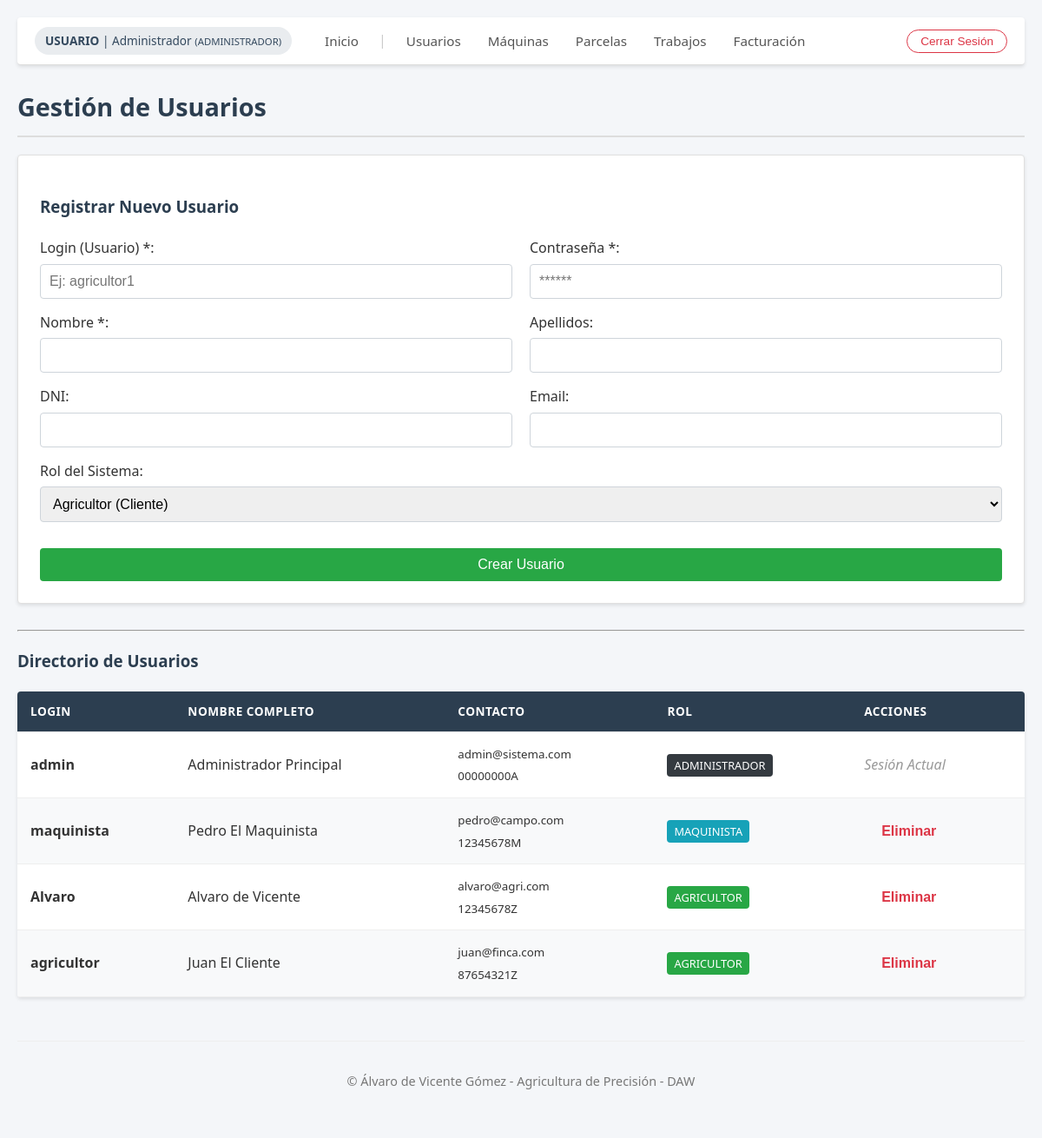
The app's page /gestion_usuarios.php (signed in) with its own data.
### tables this page shows
CREATE TABLE `usuarios` (
  `login` varchar(50) NOT NULL COMMENT 'Identificador único de acceso',
  `password` varchar(50) NOT NULL,
  `nombre` varchar(50) NOT NULL,
  `apellidos` varchar(100) NOT NULL,
  `dni` varchar(15) DEFAULT NULL,
  `email` varchar(100) DEFAULT NULL,
  `tipo` int(11) NOT NULL COMMENT '0=Admin, 1=Maquinista, 2=Agricultor',
  PRIMARY KEY (`login`)
);

### gestion_usuarios.php (the view, shortened to what this page needs)
<?php
require("conexion.php");
include("includes/header.php");
?>
<h1>Gestión de Usuarios</h1>
<div class="panel-formulario">
    <h3>Registrar Nuevo Usuario</h3>
    <form action="gestion_usuarios.php" method="POST">
        <div style="display:flex; gap:20px;">
            <div style="flex:1">
                <label>Login (Usuario) *:</label>
                <input type="text" name="login" placeholder="Ej: agricultor1" required>
            </div>
            <div style="flex:1">
                <label>Contraseña *:</label>
                <input type="password" name="password" placeholder="******" required>
            </div>
        </div>
        <div style="display:flex; gap:20px;">
            <div style="flex:1">
                <label>Nombre *:</label>
                <input type="text" name="nombre" required>
            </div>
            <div style="flex:1">
                <label>Apellidos:</label>
                <input type="text" name="apellidos">
            </div>
        </div>
        <div style="display:flex; gap:20px;">
            <div style="flex:1">
                <label>DNI:</label>
                <input type="text" name="dni">
            </div>
            <div style="flex:1">
                <label>Email:</label>
                <input type="email" name="email">
            </div>
        </div>
        <label>Rol del Sistema:</label>
        <select name="tipo">
            <option value="2">Agricultor (Cliente)</option>
        </select>
        <input type="submit" name="btn_guardar" value="Crear Usuario" style="width:100%; margin-top:15px;">
    </form>
</div>
<hr>
<h3>Directorio de Usuarios</h3>
<table>
    <thead>
        <tr>
            <th>Login</th>
            <th>Nombre Completo</th>
            <th>Contacto</th>
            <th>Rol</th>
            <th>Acciones</th>
        </tr>
    </thead>
    <tbody>
        <?php
        $sql = "SELECT * FROM usuarios ORDER BY tipo ASC, nombre ASC";
        $res = mysqli_query($conexion, $sql);
        while ($fila = mysqli_fetch_array($res)) {
            $rol_str = "";
            $bg_color = "";
            switch ($fila['tipo']) {
                case 0: $rol_str = "ADMINISTRADOR";
                    $bg_color = "#343a40";
                    break;
                case 1: $rol_str = "MAQUINISTA";
                    $bg_color = "#17a2b8";
                    break;
                case 2: $rol_str = "AGRICULTOR";
                    $bg_color = "#28a745";
                    break;
            }
            echo "<tr>";
            echo "<td><b>" . $fila['login'] . "</b></td>";
            echo "<td>" . $fila['nombre'] . " " . $fila['apellidos'] . "</td>";
            echo "<td><small>" . $fila['email'] . "<br>" . $fila['dni'] . "</small></td>";
            echo "<td><span style='background:$bg_color; color:white; padding:4px 8px; border-radius:4px; font-size:0.8em;'>" . $rol_str . "</span></td>";
            echo "<td>";
            if ($fila['login'] != $_SESSION['usuario']) {
                echo "<form method='POST' onsubmit='return confirm(\"¿Eliminar usuario?\");' style='margin:0;'>
                        <input type='hidden' name='id_borrar' value='" . $fila['login'] . "'>
                        <input type='submit' value='Eliminar' class='btn-borrar-tabla' style='color:#dc3545; background:none; border:none; cursor:pointer; font-weight:bold;'>
                      </form>";
            } else {
                echo "<span style='color:#999; font-style:italic;'>Sesión Actual</span>";
            }
            echo "</td>";
            echo "</tr>";
        }
        ?>
    </tbody>
</table>
<?php include("includes/footer.php"); ?>

### css/estilos.css (style rules this page uses)
:root { --color-primario: #2c3e50; --color-secundario: #34495e; --color-acento: #28a745; --color-acento-hover: #218838; --color-peligro: #dc3545; --color-fondo: #f4f6f9; --color-blanco: #ffffff; --color-texto: #333333; --bg-pendiente: #fff3cd; --txt-pendiente: #856404; --bg-curso: #d1ecf1; --txt-curso: #0c5460; --bg-final: #d4edda; --txt-final: #155724; --radio-borde: 4px; --sombra-suave: 0 2px 4px rgba(0,0,0,0.1); }
body { font-family: 'Segoe UI', Tahoma, Geneva, Verdana, sans-serif; margin: 0; padding: 20px; background: var(--color-fondo); color: var(--color-texto); line-height: 1.6; }
h1, h2, h3 { color: var(--color-primario); margin-bottom: 20px; }
h1 { border-bottom: 2px solid #ddd; padding-bottom: 10px; font-size: 1.8em; }
.panel-formulario, .caja-login { background: var(--color-blanco); padding: 25px; border: 1px solid #e0e0e0; border-radius: var(--radio-borde); box-shadow: var(--sombra-suave); margin-bottom: 30px; }
input[type=text], input[type=password], input[type=email], input[type=date], input[type=number], select { width: 100%; padding: 10px; margin: 5px 0 15px 0; border: 1px solid #ced4da; border-radius: var(--radio-borde); box-sizing: border-box; font-size: 1em; }
input[type=submit], button { background-color: var(--color-acento); color: white; padding: 10px 20px; border: none; border-radius: var(--radio-borde); cursor: pointer; font-size: 1em; transition: background 0.3s; }
table { width: 100%; border-collapse: collapse; margin-top: 20px; background: var(--color-blanco); box-shadow: var(--sombra-suave); border-radius: var(--radio-borde); overflow: hidden; }
th, td { border-bottom: 1px solid #eee; padding: 12px 15px; text-align: left; vertical-align: middle; }
th { background-color: var(--color-primario); color: white; font-weight: 600; text-transform: uppercase; font-size: 0.85em; letter-spacing: 0.5px; }
tr:nth-child(even) { background-color: #f8f9fa; }

### records on screen
usuarios: login "admin", nombre "Administrador", apellidos "Principal", email "admin@sistema.com", dni "00000000A", tipo "ADMINISTRADOR", shows "Sesión Actual"
usuarios: login "maquinista", nombre "Pedro", apellidos "El Maquinista", email "pedro@campo.com", dni "12345678M", tipo "MAQUINISTA"
usuarios: login "Alvaro", nombre "Alvaro", apellidos "de Vicente", email "alvaro@agri.com", dni "12345678Z", tipo "AGRICULTOR"
usuarios: login "agricultor", nombre "Juan", apellidos "El Cliente", email "juan@finca.com", dni "87654321Z", tipo "AGRICULTOR"

### other values on screen
$nombre_usuario "Administrador"
$rol_actual "ADMINISTRADOR"
